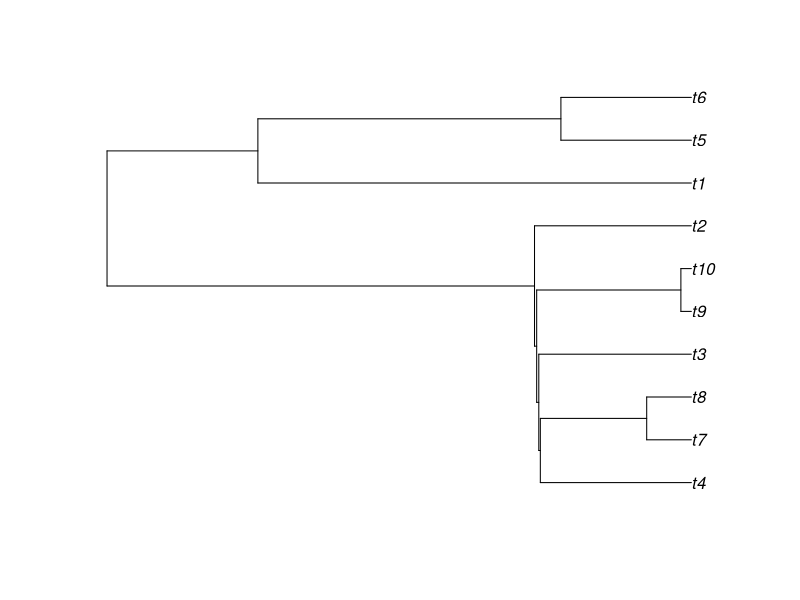

Write the R code that produced this figure. (Note: this script raises an error after producing the figure.)

# Loading in packages
library(ape)
library(phytools)
# Creating a phylo object
tree <- pbtree(n= 10, scale=1)
plot(tree)

# Generaring sample data for both 'importance' and 'data'
imp.vals <- sample( c(0,1), size= length(tree$tip.label),
                    replace= T,prob=c(.8,.2))

data.vals <- sample( c(0,1), size= length(tree$tip.label),
                     replace= T,prob=c(.8,.2))
# Combining the synthesized values into a single data frame. 
df <- data.frame(tree$tip.label,  imp.vals, data.vals)

SeqDef(tree, df, data.col = 2, invert = T, scale = T )
                    
